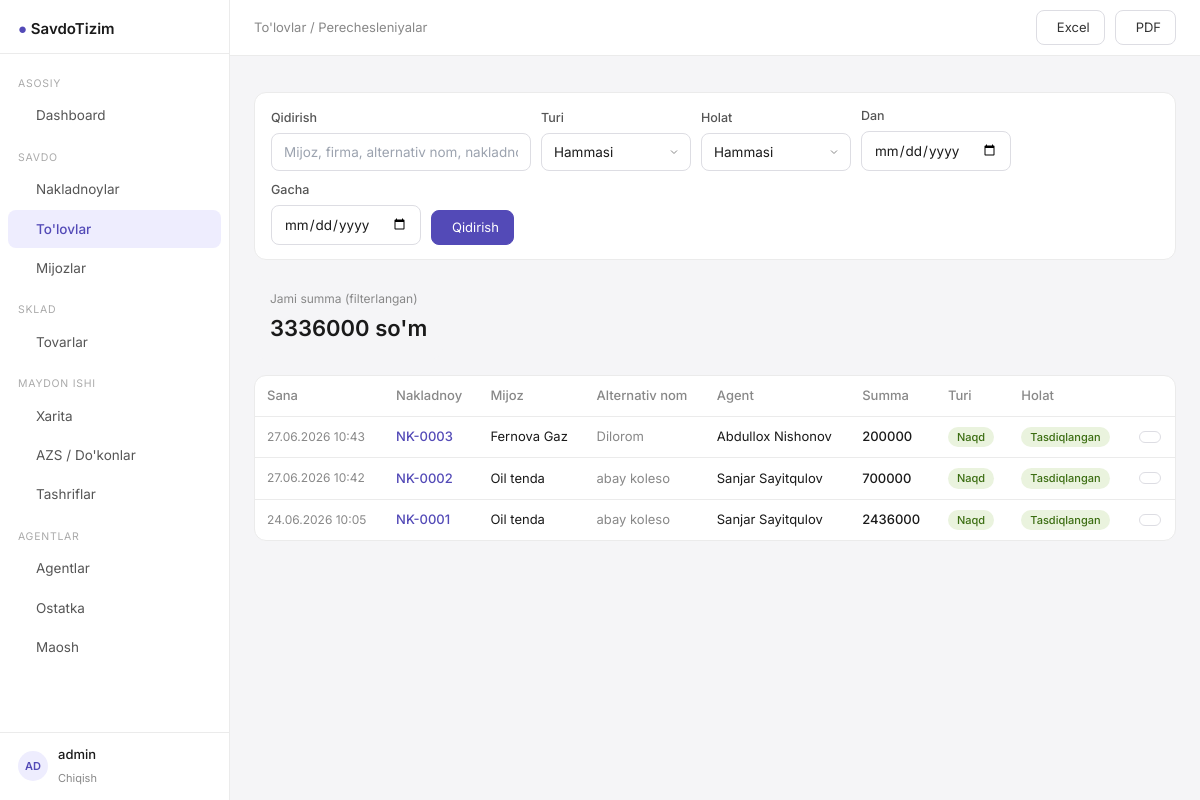
/payments/ (signed in), run on the app's committed database.
### apps/models.py (models this page shows, shortened)
class User(AbstractUser):
    pass

class Payment(Model):
    class Method(TextChoices):
        CASH = 'cash', "Naqd"
        BANK = 'bank', "Bank o'tkazmasi"
    order = ForeignKey(Order, on_delete=CASCADE, related_name='payments')
    amount = IntegerField()
    method = CharField(max_length=20, choices=Method.choices, default=Method.CASH)
    screenshot = ImageField(
        upload_to='payments/', null=True, blank=True,
        help_text="Bank to'lovi skrinshotini yuklash"
    )
    confirmed = BooleanField(default=False, help_text="Admin tasdiqladi")
    note = TextField(blank=True)
    date_created = DateTimeField(auto_now_add=True)
    class Meta:
        verbose_name = "To'lov"
        verbose_name_plural = "To'lovlar"
        ordering = ['-date_created']

class Order(Model):
    class Status(TextChoices):
        PENDING = 'pending', "Kutilmoqda"
        PAID = 'paid', "To'langan"
        DEBT = 'debt', "Qarz"
        CANCELLED = 'cancelled', "Bekor qilingan"
    class PaymentType(TextChoices):
        CASH = 'cash', "Naqd"
        TRANSFER = 'transfer', "Perechesleniye"
        DEBT = 'debt', "Qarz (keyinroq)"
    number = CharField(max_length=20, unique=True, blank=True)
    cliente = ForeignKey(Cliente, on_delete=CASCADE, related_name='orders')
    agent = ForeignKey(Agent, on_delete=CASCADE, related_name='orders')
    status = CharField(max_length=20, choices=Status.choices, default=Status.PENDING)
    payment_type = CharField(
        max_length=20, choices=PaymentType.choices, default=PaymentType.CASH
    )
    total_sum = IntegerField(default=0)
    nak_picture = ImageField(upload_to='orders/', null=True, blank=True)
    note = TextField(blank=True)
    date_created = DateTimeField(auto_now_add=True)
    date_updated = DateTimeField(auto_now=True)
    class Meta:
        verbose_name = "Nakladnoy"
        verbose_name_plural = "Nakladnoylar"
        ordering = ['-date_created']

class Cliente(Model):
    first_name = CharField(max_length=120)
    last_name = CharField(max_length=120)
    firma_name = CharField(max_length=120, blank=True)
    alternative_name = CharField(max_length=120, blank=True)
    phone = CharField(max_length=20, blank=True)
    address = CharField(max_length=255, blank=True)
    agent = ForeignKey(Agent, on_delete=SET_NULL, null=True, related_name='clientes')
    is_active = BooleanField(default=True)
    date_created = DateTimeField(auto_now_add=True)
    def __str__(self):
        return self.firma_name or f"{self.first_name} {self.last_name}"
    class Meta:
        verbose_name = "Mijoz"
        verbose_name_plural = "Mijozlar"

class Agent(Model):
    first_name = CharField(max_length=120)
    last_name = CharField(max_length=120)
    phone = CharField(max_length=20)
    address = CharField(max_length=255, blank=True)
    commission_rate = DecimalField(
        max_digits=5, decimal_places=2, default=3.0,
        help_text="Foiz stavkasi, masalan 3.5"
    )
    balance_limit = IntegerField(
        default=0,
        help_text="Agentga berilishi mumkin bo'lgan maksimal naqd pul"
    )
    is_active = BooleanField(default=True)
    date_created = DateTimeField(auto_now_add=True)
    def __str__(self):
        return f"{self.first_name} {self.last_name}"
    class Meta:
        verbose_name = "Agent"
        verbose_name_plural = "Agentlar"

### apps/views.py (the view, shortened to what this page needs)
# urls.py: path('payments/', views.payment_list, name='payment_list'),
@login_required
def payment_list(request):
    method_filter = request.GET.get('method', '')
    confirmed_filter = request.GET.get('confirmed', '')
    q = request.GET.get('q', '')
    date_from = request.GET.get('date_from', '')
    date_to = request.GET.get('date_to', '')
    payments = Payment.objects.select_related('order__cliente', 'order__agent').all()
    if method_filter:
        payments = payments.filter(method=method_filter)
    if confirmed_filter == '1':
        payments = payments.filter(confirmed=True)
    elif confirmed_filter == '0':
        payments = payments.filter(confirmed=False)
    if date_from:
        payments = payments.filter(date_created__date__gte=date_from)
    if date_to:
        payments = payments.filter(date_created__date__lte=date_to)
    payments = payments.order_by('-date_created')
    total_amount = payments.aggregate(s=Sum('amount'))['s'] or 0
    context = {
        'payments': payments,
        'total_amount': total_amount,
        'method_filter': method_filter,
        'confirmed_filter': confirmed_filter,
        'q': q,
        'date_from': date_from,
        'date_to': date_to,
        'method_choices': Payment.Method.choices,
    }
    return render(request, 'payments/list.html', context)

### templates/payments/list.html (shortened to what this page needs)
{% extends "base.html" %}
{% block breadcrumb %}To'lovlar / Perechesleniyalar{% endblock %}
{% block topbar_actions %}
    <a href="{% url 'payment_export_excel' %}?{{ request.GET.urlencode }}" class="btn">
         Excel
    </a>
    <a href="{% url 'payment_export_pdf' %}?{{ request.GET.urlencode }}" class="btn">
         PDF
    </a>
{% endblock %}
{% block content %}
    <div class="card" style="padding:14px 16px; margin-bottom:16px;">
        <form method="get" style="display:flex; gap:10px; align-items:flex-end; flex-wrap:wrap;">
            <div>
                <label class="form-label">Qidirish</label>
                <input type="text" name="q" value="{{ q }}" placeholder="Mijoz, firma, alternativ nom, nakladnoy..."
                       class="form-control" style="width:260px;">
            </div>
            <div>
                <label class="form-label">Turi</label>
                <select name="method" class="form-control" style="width:150px;">
                    <option value="">Hammasi</option>
                </select>
            </div>
            <div>
                <label class="form-label">Holat</label>
                <select name="confirmed" class="form-control" style="width:150px;">
                    <option value="">Hammasi</option>
                </select>
            </div>
            <div>
                <label class="form-label">Dan</label>
                <input type="date" name="date_from" value="{{ date_from }}" class="form-control" style="width:150px;">
            </div>
            <div>
                <label class="form-label">Gacha</label>
                <input type="date" name="date_to" value="{{ date_to }}" class="form-control" style="width:150px;">
            </div>
            <button type="submit" class="btn btn-primary"> Qidirish</button>
        </form>
    </div>
    <div class="stat-card" style="margin-bottom:16px; display:inline-block;">
        <div class="stat-label">Jami summa (filterlangan)</div>
        <div class="stat-val">{{ total_amount|floatformat:0 }} so'm</div>
    </div>
    <div class="card">
        <div style="overflow-x:auto;">
            <table class="table-base">
                <thead>
                <tr>
                    <th>Sana</th>
                    <th>Nakladnoy</th>
                    <th>Mijoz</th>
                    <th>Alternativ nom</th>
                    <th>Agent</th>
                    <th>Summa</th>
                    <th>Turi</th>
                    <th>Holat</th>
                    <th></th>
                </tr>
                </thead>
                <tbody>
                {% for p in payments %}
                    <tr>
                        <td style="color:#888; font-size:12px;">{{ p.date_created|date:"d.m.Y H:i" }}</td>
                        <td>
                            <a href="{% url 'order_detail' p.order.pk %}"
                               style="color:#534AB7; text-decoration:none; font-weight:500;">
                                {{ p.order.number }}
                            </a>
                        </td>
                        <td>{{ p.order.cliente }}</td>
                        <td style="color:#888;">{{ p.order.cliente.alternative_name|default:"—" }}</td>
                        <td>{{ p.order.agent }}</td>
                        <td style="font-weight:500;">{{ p.amount|floatformat:0 }}</td>
                        <td>
                            {% if p.method == 'cash' %}<span class="badge badge-green">Naqd</span>
                            {% else %}<span class="badge badge-blue">Bank</span>{% endif %}
                        </td>
                        <td>
                            {% if p.confirmed %}<span class="badge badge-green">Tasdiqlangan</span>
                            {% else %}<span class="badge badge-amber">Kutilmoqda</span>{% endif %}
                        </td>
                        <td>
                            <div style="display:flex; gap:4px;">
                                {% if p.screenshot %}
                                    <a href="{{ p.screenshot.url }}" target="_blank" class="btn btn-sm"></a>
                                {% endif %}
                            </div>
                        </td>
                    </tr>
                {% empty %}
                    <tr>
                        <td colspan="9" style="text-align:center; color:#aaa; padding:32px;">To'lov topilmadi</td>
                    </tr>
                {% endfor %}
                </tbody>
            </table>
        </div>
    </div>
{% endblock %}

### templates/base.html (shortened to what this page needs)
<!DOCTYPE html>
<html lang="uz">
<head>
    <script src="https://cdn.tailwindcss.com"></script>
    <link rel="stylesheet" href="https://cdn.jsdelivr.net/npm/@tabler/icons-webfont@latest/tabler-icons.min.css"/>
</head>
<body>
<aside class="sidebar">
    <div style="padding:16px 18px 12px; border-bottom:1px solid #EBEBEB;">
    <span style="font-size:15px; font-weight:600;">
      <span style="color:#534AB7;">●</span> SavdoTizim
    </span>
    </div>
    <nav style="flex:1; padding:8px 0; overflow-y:auto;">
        <div class="nav-section">Asosiy</div>
        <a href="{% url 'dashboard' %}"
           class="nav-link {% if request.resolver_match.url_name == 'dashboard' %}active{% endif %}">
             Dashboard
        </a>
        <div class="nav-section">Savdo</div>
        <a href="{% url 'order_list' %}"
           class="nav-link {% if 'order' in request.resolver_match.url_name %}active{% endif %}">
             Nakladnoylar
        </a>
        <a href="{% url 'payment_list' %}"
           class="nav-link {% if 'payment' in request.resolver_match.url_name %}active{% endif %}">
             To'lovlar
        </a>
        <a href="{% url 'cliente_list' %}"
           class="nav-link {% if 'cliente' in request.resolver_match.url_name %}active{% endif %}">
             Mijozlar
        </a>
        <div class="nav-section">Sklad</div>
        <a href="{% url 'product_list' %}"
           class="nav-link {% if 'product' in request.resolver_match.url_name %}active{% endif %}">
             Tovarlar
        </a>
        <div class="nav-section">Maydon ishi</div>
        <a href="{% url 'point_map' %}"
           class="nav-link {% if request.resolver_match.url_name == 'point_map' %}active{% endif %}">
             Xarita
        </a>
        <a href="{% url 'point_list' %}"
           class="nav-link {% if request.resolver_match.url_name in 'point_list,point_create,point_update' %}active{% endif %}">
             AZS / Do'konlar
        </a>
        <a href="{% url 'visit_list' %}"
           class="nav-link {% if 'visit' in request.resolver_match.url_name %}active{% endif %}">
             Tashriflar
        </a>
        <div class="nav-section">Agentlar</div>
        <a href="{% url 'agent_list' %}"
           class="nav-link {% if request.resolver_match.url_name in 'agent_list,agent_detail' %}active{% endif %}">
             Agentlar
        </a>
        <a href="{% url 'agent_balance_list' %}"
           class="nav-link {% if 'balance' in request.resolver_match.url_name %}active{% endif %}">
             Ostatka
        </a>
        <a href="{% url 'salary_list' %}"
           class="nav-link {% if 'salary' in request.resolver_match.url_name %}active{% endif %}">
             Maosh
        </a>
    </nav>
    <div style="padding:12px 18px; border-top:1px solid #EBEBEB;">
        {% if user.is_authenticated %}
            <div style="display:flex; align-items:center; gap:10px;">
                <div class="avatar">{{ user.username|slice:":2"|upper }}</div>
                <div>
                    <div style="font-size:13px; font-weight:500;">{{ user.get_full_name|default:user.username }}</div>
                    <a href="{% url 'logout' %}" style="font-size:11px; color:#888; text-decoration:none;">Chiqish</a>
                </div>
            </div>
        {% endif %}
    </div>
</aside>
<div class="main-content">
    <header class="topbar" style="display:flex; align-items:center; justify-content:space-between; padding:0 24px;">
        <nav style="font-size:13px; color:#888;">
            {% block breadcrumb %}{% endblock %}
        </nav>
        <div style="display:flex; align-items:center; gap:10px;">
            {% block topbar_actions %}{% endblock %}
        </div>
    </header>
    <main style="padding:24px; flex:1;">
        {% block content %}{% endblock %}
    </main>
</div>
</body>
</html>

### templates/base.html (style rules this page uses)
* { box-sizing: border-box; }
body { font-family: 'Inter', sans-serif; background: #F5F5F7; color: #1a1a1a; }
.sidebar { width: 230px; min-height: 100vh; background: #fff; border-right: 1px solid #EBEBEB; position: fixed; top: 0; left: 0; bottom: 0; z-index: 40; display: flex; flex-direction: column; }
.main-content { margin-left: 230px; min-height: 100vh; display: flex; flex-direction: column; }
.topbar { height: 56px; background: #fff; border-bottom: 1px solid #EBEBEB; position: sticky; top: 0; z-index: 30; }
.nav-link { display: flex; align-items: center; gap: 10px; padding: 9px 18px; font-size: 13.5px; color: #555; border-radius: 8px; margin: 1px 8px; transition: background .12s, color .12s; text-decoration: none; }
.nav-link.active { background: #EEEDFE; color: #534AB7; font-weight: 500; }
.nav-section { font-size: 10.5px; color: #aaa; padding: 14px 18px 4px; text-transform: uppercase; letter-spacing: .07em; }
.badge { display: inline-flex; align-items: center; font-size: 11px; padding: 2px 9px; border-radius: 20px; font-weight: 500; }
.badge-green { background: #EAF3DE; color: #3B6D11; }
.card { background: #fff; border: 1px solid #EBEBEB; border-radius: 12px; }
.table-base { width: 100%; border-collapse: collapse; font-size: 13px; }
.table-base th { text-align: left; padding: 10px 12px; color: #888; font-weight: 500; border-bottom: 1px solid #EBEBEB; white-space: nowrap; }
.table-base td { padding: 10px 12px; border-bottom: 1px solid #EBEBEB; vertical-align: middle; }
.table-base tr:last-child td { border-bottom: none; }
.btn { display: inline-flex; align-items: center; gap: 6px; padding: 7px 14px; font-size: 13px; border-radius: 8px; border: 1px solid #DDDDE3; background: #fff; cursor: pointer; color: #333; text-decoration: none; transition: background .12s; }
.btn-primary { background: #534AB7; color: #fff; border-color: #534AB7; }
.btn-sm { padding: 5px 10px; font-size: 12px; }
.form-control { width: 100%; padding: 8px 12px; font-size: 13.5px; border: 1px solid #DDDDE3; border-radius: 8px; background: #fff; color: #1a1a1a; outline: none; transition: border .12s; }
.form-label { font-size: 12.5px; font-weight: 500; color: #555; margin-bottom: 5px; display: block; }
select.form-control { appearance: none; background-repeat: no-repeat; background-position: right 10px center; padding-right: 32px; }
.avatar { width: 30px; height: 30px; border-radius: 50%; background: #EEEDFE; color: #534AB7; font-size: 11px; font-weight: 600; display: inline-flex; align-items: center; justify-content: center; flex-shrink: 0; }
.stat-card { background: #F5F5F7; border-radius: 10px; padding: 14px 16px; }
.stat-card .stat-label { font-size: 12px; color: #888; margin-bottom: 4px; }
.stat-card .stat-val { font-size: 22px; font-weight: 600; color: #1a1a1a; }

### data on the page
User: username "AD", get_full_name "admin"
Payment: date_created "27.06.2026 10:43", order.number "NK-0003", order.cliente "Fernova Gaz", order.cliente.alternative_name "Dilorom", order.agent "Abdullox Nishonov", amount "200000", method "Naqd", confirmed "Tasdiqlangan"
Payment: date_created "27.06.2026 10:42", order.number "NK-0002", order.cliente "Oil tenda", order.cliente.alternative_name "abay koleso", order.agent "Sanjar Sayitqulov", amount "700000", method "Naqd", confirmed "Tasdiqlangan"
Payment: date_created "24.06.2026 10:05", order.number "NK-0001", order.cliente "Oil tenda", order.cliente.alternative_name "abay koleso", order.agent "Sanjar Sayitqulov", amount "2436000", method "Naqd", confirmed "Tasdiqlangan"

### other printed values
{{ total_amount|floatformat:0 }} "3336000"
